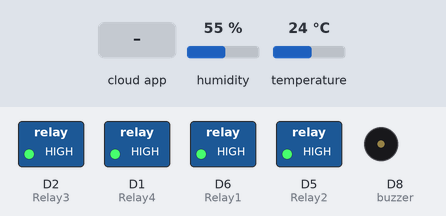
Recording of a sketch running on a simulated ESP8266 (NodeMCU). Parts: switched loads named in the sketch (green lamp = pin HIGH), buzzer (waves = sounding, pin HIGH). Inputs (shaded band) come from the test bench; at power-on: humidity 55 %, temperature 24 °C. WiFi joins after 1.5 s; servers stay silent unless stated; no MQTT or app messages arrive unless stated; the Firebase database answers and starts empty; what the sketch prints to the serial monitor is not drawn.

Above: at 3.3 s.
3.4 s: the phone or cloud app sets Relay1 to 0
At 4.5 s:
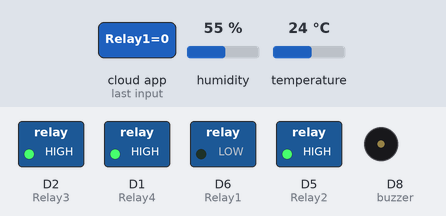
4.9 s: the phone or cloud app sets Relay3 to 0
At 5.3 s:
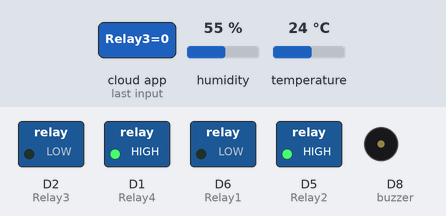
6.4 s: the phone or cloud app sets Relay2 to 0
At 6.8 s:
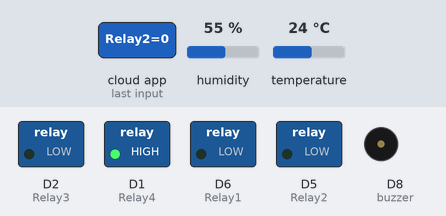
7.9 s: the phone or cloud app sets Relay4 to 0
At 8.7 s:
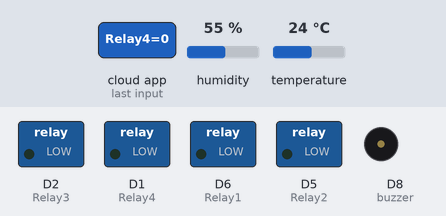
9.4 s: the phone or cloud app sets Relay1 to 1
At 10.2 s:
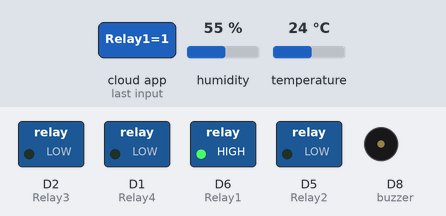
10.9 s: the phone or cloud app sets Relay3 to 1
At 12.2 s:
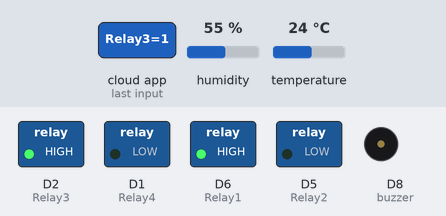
Timing chart, 0 to 33.4 s (numbered marks = the images above; inputs shaded):
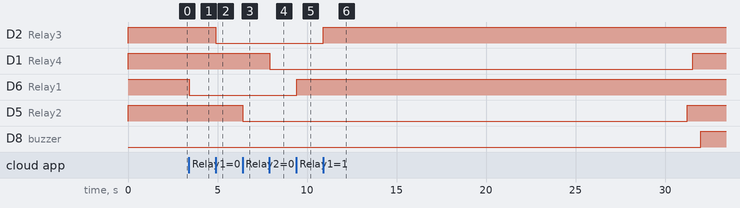

The sketch:

home_auto_app.ino
```cpp
#include <ESP8266WiFi.h>
#include "Adafruit_MQTT.h"
#include "Adafruit_MQTT_Client.h"
#include "DHT.h"
#include <FirebaseArduino.h>

#define FIREBASE_HOST "homevision-696a8.firebaseio.com"                     //Your Firebase Project URL goes here without "http:" , "\" and "/"
#define FIREBASE_AUTH "7sinwzauHRQECIrbjOMAy2dGnn983R4cxnSv3zF2"       //Your Firebase Database Secret goes here


#define Relay1            D6
int val1;
#define Relay2            D5
int val2;
#define Relay3            D2
int val3;
#define Relay4            D1
int val4;
//DHT11 for reading temperature and humidity value
#define DHTPIN            D7

//GAS Sensor Code
#define gaspin            A0
 float gasvalue;
int sensorThres=400;
 #define buzzer           D8
/************ Necessary declaration for DHT11 ******************/
#define DHTTYPE           DHT11     // DHT 11

DHT dht(DHTPIN, DHTTYPE);
uint32_t delayMS;

#define WLAN_SSID       "yurekablack"             // Your SSID
#define WLAN_PASS       "little27"        // Your password

/************************* Adafruit.io Setup *********************************/

#define AIO_SERVER      "io.adafruit.com"
#define AIO_SERVERPORT  1883                   // use 8883 for SSL
#define AIO_USERNAME    "visionhome0123"            // Replace it with your username
#define AIO_KEY         "1544060eb31d4fe5a44d4b7f13193ba2"   // Replace with your Project Auth Key

/************ Global State (you don't need to change this!) ******************/

// Create an ESP8266 WiFiClient class to connect to the MQTT server.
WiFiClient client;
// or... use WiFiFlientSecure for SSL
//WiFiClientSecure client;

// Setup the MQTT client class by passing in the WiFi client and MQTT server and login details.
Adafruit_MQTT_Client mqtt(&client, AIO_SERVER, AIO_SERVERPORT, AIO_USERNAME, AIO_KEY);

/****************************** Feeds ***************************************/


// Setup a feed called 'onoff' for subscribing to changes.
Adafruit_MQTT_Subscribe Light1 = Adafruit_MQTT_Subscribe(&mqtt, AIO_USERNAME"/feeds/Relay1"); // FeedName
Adafruit_MQTT_Subscribe Light2 = Adafruit_MQTT_Subscribe(&mqtt, AIO_USERNAME "/feeds/Relay2");
Adafruit_MQTT_Subscribe Light3 = Adafruit_MQTT_Subscribe(&mqtt, AIO_USERNAME "/feeds/Relay3");
Adafruit_MQTT_Subscribe Light4 = Adafruit_MQTT_Subscribe(&mqtt, AIO_USERNAME "/feeds/Relay4");

Adafruit_MQTT_Publish Humidity = Adafruit_MQTT_Publish(&mqtt, AIO_USERNAME "/feeds/humidity");
Adafruit_MQTT_Publish Temperature = Adafruit_MQTT_Publish(&mqtt, AIO_USERNAME "/feeds/temperature");

void MQTT_connect();

void setup() {
  Serial.begin(9600);

  pinMode(Relay1, OUTPUT);
  pinMode(Relay2, OUTPUT);
  pinMode(Relay3, OUTPUT);
  pinMode(Relay4, OUTPUT);
  pinMode(buzzer, OUTPUT);
  pinMode(gaspin, INPUT);

  digitalWrite(Relay1,HIGH);
  digitalWrite(Relay2,HIGH);
  digitalWrite(Relay3,HIGH);
  digitalWrite(Relay4,HIGH);


  // Connect to WiFi access point.
  Serial.println(); Serial.println();
  Serial.print("Connecting to ");
  Serial.println(WLAN_SSID);

  WiFi.begin(WLAN_SSID, WLAN_PASS);
  while (WiFi.status() != WL_CONNECTED) {
    delay(500);
    Serial.print(".");
  }
  Serial.println();

  Serial.println("WiFi connected");
  Serial.println("IP address: ");
  Serial.println(WiFi.localIP());

  //Setting up DHT sensor
  dht.begin();


  // Setup MQTT subscription for onoff feed.
  mqtt.subscribe(&Light1);
  mqtt.subscribe(&Light3);
  mqtt.subscribe(&Light2);
  mqtt.subscribe(&Light4);

  Firebase.begin(FIREBASE_HOST,FIREBASE_AUTH);
  Firebase.setInt("S1",0);                     //Here the varialbe"S1","S2","S3" and "S4" needs to be the one which is used in our Firebase and MIT App Inventor
  Firebase.setInt("S2",0);
  Firebase.setInt("S3",0);
  Firebase.setInt("S4",0);
}

void firebasereconnect()
{
  Serial.println("Trying to reconnect");
    Firebase.begin(FIREBASE_HOST, FIREBASE_AUTH);
  }

uint32_t x = 0;
void loop() {

  MQTT_connect();


  Adafruit_MQTT_Subscribe *subscription;
  while ((subscription = mqtt.readSubscription(20000))) {
    if (subscription == &Light1) {
      Serial.print(F("Got: "));
      Serial.println((char *)Light1.lastread);
      int Light1_State = atoi((char *)Light1.lastread);
      digitalWrite(Relay1, Light1_State);

    }
    if (subscription == &Light2) {
      Serial.print(F("Got: "));
      Serial.println((char *)Light2.lastread);
      int Light2_State = atoi((char *)Light2.lastread);
      digitalWrite(Relay2, Light2_State);
    }
    if (subscription == &Light3) {
      Serial.print(F("Got: "));
      Serial.println((char *)Light3.lastread);
      int Light3_State = atoi((char *)Light3.lastread);
      digitalWrite(Relay3, Light3_State);
    }
    if (subscription == &Light4) {
      Serial.print(F("Got: "));
      Serial.println((char *)Light4.lastread);
      int Light4_State = atoi((char *)Light4.lastread);
      digitalWrite(Relay4, Light4_State);

    }
  }

  // Reading temperature or humidity takes about 250 milliseconds!
  // Sensor readings may also be up to 2 seconds 'old' (its a very slow sensor)
  float h = dht.readHumidity();
  // Read temperature as Celsius (the default)
  float t = dht.readTemperature();
  // Read temperature as Fahrenheit (isFahrenheit = true)
  float f = dht.readTemperature(true);

  // Check if any reads failed and exit early (to try again).
  if (isnan(h) || isnan(t) || isnan(f)) {
    Serial.println("Failed to read from DHT sensor!");
    return;
  }
  if (! Humidity.publish(h)) {
    Serial.println(F("Failed"));
  } else {
    Serial.println(F("OK!"));
  }
  if (! Temperature.publish(t)) {
    Serial.println(F("Failed"));
  } else {
    Serial.println(F("OK!"));
  }

  gasvalue = analogRead(gaspin);
  Serial.print("The Gas Value is: ");
  Serial.println(gasvalue);

 if (Firebase.failed())
      {
      Serial.print("setting number failed:");
      Serial.println(Firebase.error());
      firebasereconnect();
      return;
      }

  val1=Firebase.getString("S1").toInt();                                        //Reading the value of the varialble Status from the firebase

  if(val1==1)                                                             // If, the Status is 1, turn on the Relay1
     {
      digitalWrite(Relay1,LOW);
      Serial.println("light 1 OFF");
    }
    else if(val1==0)                                                      // If, the Status is 0, turn Off the Relay1
    {
      digitalWrite(Relay1,HIGH);
      Serial.println("light 1 ON");
    }

  val2=Firebase.getString("S2").toInt();                                        //Reading the value of the varialble Status from the firebase

  if(val2==1)                                                             // If, the Status is 1, turn on the Relay2
     {
      digitalWrite(Relay2,LOW);
      Serial.println("light 2 OFF");
    }
    else if(val2==0)                                                      // If, the Status is 0, turn Off the Relay2
    {
      digitalWrite(Relay2,HIGH);
      Serial.println("light 2 ON");
    }

   val3=Firebase.getString("S3").toInt();                                        //Reading the value of the varialble Status from the firebase

  if(val3==1)                                                             // If, the Status is 1, turn on the Relay3
     {
      digitalWrite(Relay3,LOW);
      Serial.println("light 3 OFF");
    }
    else if(val3==0)                                                      // If, the Status is 0, turn Off the Relay3
    {
      digitalWrite(Relay3,HIGH);
      Serial.println("light 3 ON");
    }

   val4=Firebase.getString("S4").toInt();                                        //Reading the value of the varialble Status from the firebase

  if(val4==1)                                                             // If, the Status is 1, turn on the Relay4
     {
      digitalWrite(Relay4,LOW);
      Serial.println("light 4 OFF");
    }
    else if(val4==0)                                                      // If, the Status is 0, turn Off the Relay4
    {
      digitalWrite(Relay4,HIGH);
      Serial.println("light 4 ON");
    }

 Firebase.setFloat ("Temp",t);
  Firebase.setFloat ("Humidity",h);
  Firebase.setFloat ("Gas",gasvalue);
  if (gasvalue > sensorThres ){
  digitalWrite(buzzer,HIGH);
}

}

void MQTT_connect() {
  int8_t ret;

  // Stop if already connected.
  if (mqtt.connected()) {
    return;
  }

  Serial.print("Connecting to MQTT... ");

  uint8_t retries = 3;

  while ((ret = mqtt.connect()) != 0) { // connect will return 0 for connected
    Serial.println(mqtt.connectErrorString(ret));
    Serial.println("Retrying MQTT connection in 5 seconds...");
    mqtt.disconnect();
    delay(5000);  // wait 5 seconds
    retries--;
    if (retries == 0) {
      // basically die and wait for WDT to reset me
      while (1);
    }
  }
  Serial.println("MQTT Connected!");

}
```

Measured:
- after the input at 3.4 s, D6 (Relay1): HIGH → LOW at once
- after the input at 4.9 s, D2 (Relay3): HIGH → LOW at once
- after the input at 6.4 s, D5 (Relay2): HIGH → LOW at once
- after the input at 7.9 s, D1 (Relay4): HIGH → LOW at once
- after the input at 9.4 s, D6 (Relay1): LOW → HIGH at once
- after the input at 10.9 s, D2 (Relay3): LOW → HIGH after 0.01 s instead of 19.0 s; D1 (Relay4): LOW → HIGH after 20.6 s instead of 19.2 s; D5 (Relay2): LOW → HIGH after 20.3 s instead of 18.9 s; D8 (buzzer): LOW → HIGH after 21.1 s instead of 19.6 s
